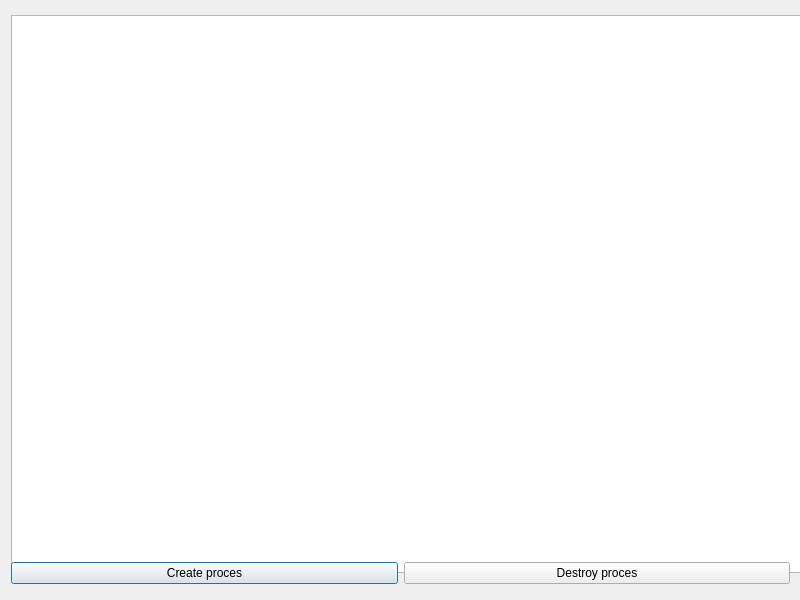
<?xml version="1.0" encoding="UTF-8"?>
<ui version="4.0">
 <class>Dialog</class>
 <widget class="QDialog" name="Dialog">
  <property name="geometry">
   <rect>
    <x>0</x>
    <y>0</y>
    <width>800</width>
    <height>600</height>
   </rect>
  </property>
  <property name="sizePolicy">
   <sizepolicy hsizetype="Fixed" vsizetype="Fixed">
    <horstretch>0</horstretch>
    <verstretch>0</verstretch>
   </sizepolicy>
  </property>
  <property name="minimumSize">
   <size>
    <width>800</width>
    <height>600</height>
   </size>
  </property>
  <property name="maximumSize">
   <size>
    <width>800</width>
    <height>600</height>
   </size>
  </property>
  <property name="windowTitle">
   <string>Dialog</string>
  </property>
  <widget class="QWidget" name="layoutWidget">
   <property name="geometry">
    <rect>
     <x>0</x>
     <y>4</y>
     <width>801</width>
     <height>591</height>
    </rect>
   </property>
   <layout class="QVBoxLayout" name="verticalLayout">
    <item>
     <widget class="QGraphicsView" name="graphicsView">
      <property name="sizePolicy">
       <sizepolicy hsizetype="Expanding" vsizetype="Expanding">
        <horstretch>0</horstretch>
        <verstretch>0</verstretch>
       </sizepolicy>
      </property>
      <property name="minimumSize">
       <size>
        <width>799</width>
        <height>558</height>
       </size>
      </property>
      <property name="maximumSize">
       <size>
        <width>798</width>
        <height>558</height>
       </size>
      </property>
      <property name="verticalScrollBarPolicy">
       <enum>Qt::ScrollBarAlwaysOff</enum>
      </property>
      <property name="horizontalScrollBarPolicy">
       <enum>Qt::ScrollBarAlwaysOff</enum>
      </property>
      <property name="transformationAnchor">
       <enum>QGraphicsView::NoAnchor</enum>
      </property>
     </widget>
    </item>
    <item>
     <layout class="QHBoxLayout" name="horizontalLayout">
      <item>
       <widget class="QPushButton" name="BtnCreate">
        <property name="text">
         <string>Create proces</string>
        </property>
       </widget>
      </item>
      <item>
       <widget class="QPushButton" name="BtnDestroy">
        <property name="text">
         <string>Destroy proces</string>
        </property>
       </widget>
      </item>
     </layout>
    </item>
   </layout>
  </widget>
 </widget>
 <layoutdefault spacing="6" margin="11"/>
 <resources/>
 <connections/>
</ui>
